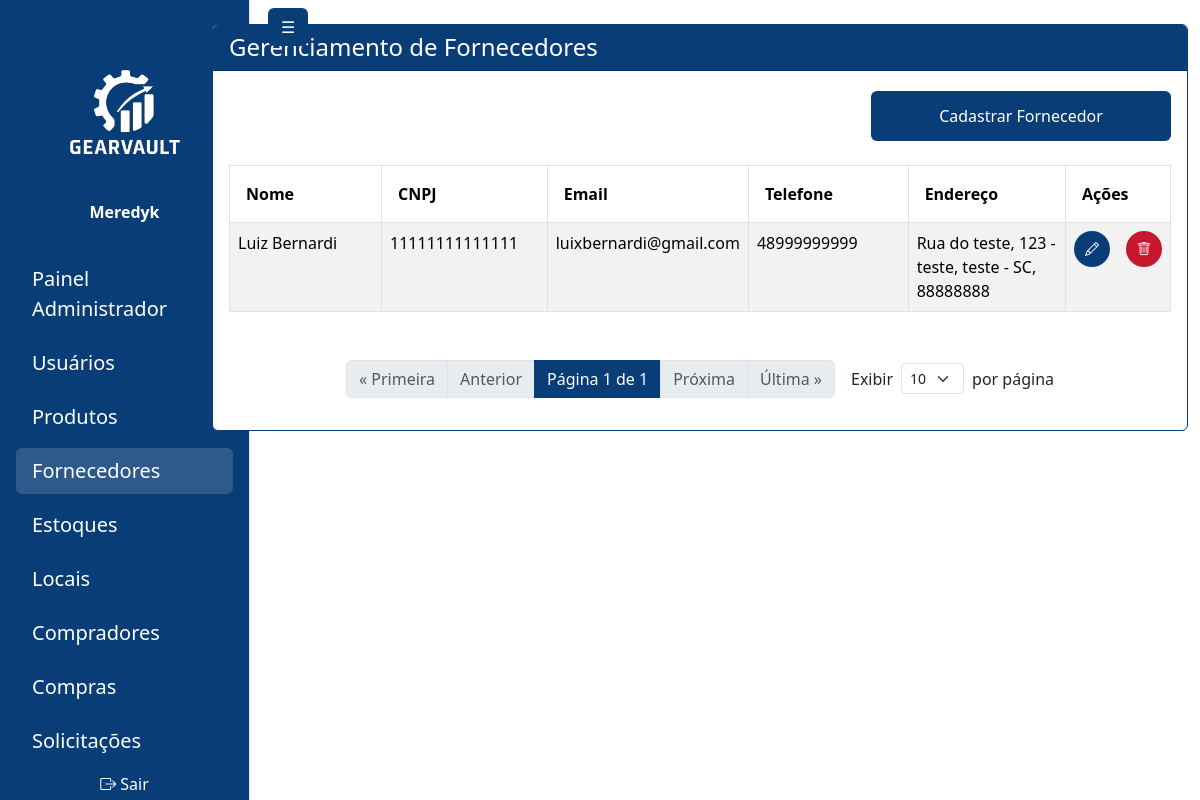
/administrador/fornecedores/ (signed in), run on an earlier commit of the app's database.
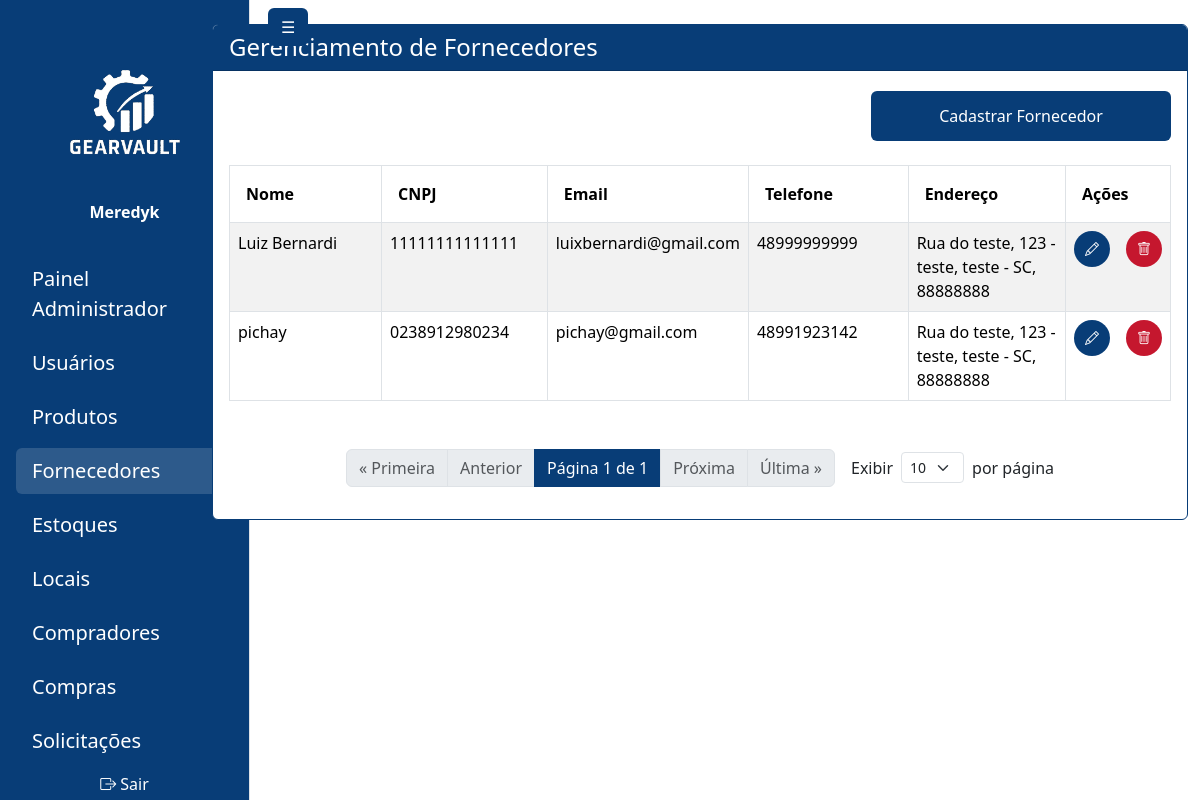
And on a later commit of the database.
### gearvault/models.py (models this page shows, shortened)
class Fornecedor(models.Model):
    nome = models.CharField(max_length=255)
    cnpj = models.CharField(  max_length=14, validators=[
        MinLengthValidator(14),
            MaxLengthValidator(14)
        ], blank=False, null=False)
    email = models.EmailField(blank=False, null=False)
    telefone = models.CharField(max_length=11,  validators=[
            MinLengthValidator(11),
            MaxLengthValidator(11)
        ], blank=False, null=False)
    endereco = models.ForeignKey(Endereco, on_delete=models.SET_NULL, blank=False, null=True)

class Endereco(models.Model):
    logradouro = models.CharField(max_length=255)
    numero = models.CharField(max_length=20)
    complemento = models.CharField(max_length=100, blank=True, null=True)
    bairro = models.CharField(max_length=100)
    cidade = models.CharField(max_length=100)
    estado = models.CharField(max_length=2)
    cep = models.CharField(max_length=8)
    def __str__(self):
        return f"{self.logradouro}, {self.numero} - {self.bairro}, {self.cidade} - {self.estado}, {self.cep}"

### gearvault/views.py (the view, shortened to what this page needs)
# urls.py: path('fornecedores/', views.admin_fornecedor_list, name='admin_fornecedor_list'),
@login_required
@require_http_methods(["GET", "POST"])
def admin_fornecedor_list(request):
    if request.user.profile.role != 'ADMIN':
        return redirect('login')
    per_page = int(request.GET.get('per_page', 10))
    enderecos = Endereco.objects.all()
    fornecedores = Fornecedor.objects.select_related('endereco').all().order_by('id')
    paginator = Paginator(fornecedores, per_page)
    page_number = request.GET.get('page')
    page_obj = paginator.get_page(page_number)
    contexto = {
        'sidebar_links': get_sidebar_links(request.user),
        'fornecedores': page_obj,
        'enderecos': enderecos,
    }
    return render(request, 'pages/admin/fornecedor_list.html', contexto)

### gearvault/views.py (called while the page is built, shortened)
def get_sidebar_links(user):
    role = getattr(user.profile, 'role', None)
    if role == 'ADMIN':
        return [
            {'url': '/administrador/painel/', 'label': 'Painel Administrador'},
            {'url': '/administrador/usuarios/', 'label': 'Usuários'},
            {'url': '/administrador/produtos/', 'label': 'Produtos'},
            {'url': '/administrador/fornecedores/', 'label': 'Fornecedores'},
            {'url': '/administrador/estoques/', 'label': 'Estoques'},
            {'url': '/administrador/locais/', 'label': 'Locais'},
            {'url': '/administrador/compradores/', 'label': 'Compradores'},
            {'url': '/administrador/compras/', 'label': 'Compras'},
            {'url': '/administrador/solicitacoes/',
                'label': 'Solicitações'},
        ]
    return []

### gearvault/templates/pages/admin/fornecedor_list.html (shortened to what the changed rows need)
{% extends 'base.html' %}
{% load static %}
{% block content %}
<div class="container-fluid" id="main-content-panel">
  <div class="row">
    <div class="col-md-2" id="sidebar-panel">
      {% include 'sidebar.html' %}
    </div>
    <div class="col-md-10" id="painel-content">
      <div class="card mt-4 mb-4" style="border: 1px solid #083D77;">
        <div class="card-body">
          <table class="table table-striped table-bordered mt-4">
            <thead>
              <tr>
                <th class="py-3 px-3">Nome</th>
                <th class="py-3 px-3">CNPJ</th>
                <th class="py-3 px-3">Email</th>
                <th class="py-3 px-3">Telefone</th>
                <th class="py-3 px-3">Endereço</th>
                <th class="py-3 px-3">Ações</th>
              </tr>
            </thead>
            <tbody>
            {% for fornecedor in fornecedores %}
          <tr>
            <td class="py-2" style="width: 18.2%;">{{ fornecedor.nome }}</td>
            <td class="py-2" style="width: 18.2%;">{{ fornecedor.cnpj }}</td>
            <td class="py-2" style="width: 18.2%;">{{ fornecedor.email }}</td>
            <td class="py-2" style="width: 18.2%;">{{ fornecedor.telefone }}</td>
            <td class="py-2" style="width: 18.2%;">{{ fornecedor.endereco }}</td>
            <td class="py-2 coluna-acoes" style="width: 9%;">
                <div class="d-flex gap-3 justify-content-center">
                <button class="btn btn-sm rounded-circle text-white d-inline-flex align-items-center justify-content-center"
                    style="width: 36px; height: 36px; background-color: #083D77;"
                    data-bs-toggle="modal"
                    data-bs-target="#editarFornecedorModal"
                    data-fornecedor-id="{{ fornecedor.id }}"
                    data-nome="{{ fornecedor.nome }}"
                    data-cnpj="{{ fornecedor.cnpj }}"
                    data-email="{{ fornecedor.email }}"
                    data-telefone="{{ fornecedor.telefone }}"
                    {% if fornecedor.endereco %}
                    data-logradouro="{{ fornecedor.endereco.logradouro }}"
                    data-numero="{{ fornecedor.endereco.numero }}"
                    data-bairro="{{ fornecedor.endereco.bairro }}"
                    data-complemento="{{ fornecedor.endereco.complemento }}"
                    data-cidade="{{ fornecedor.endereco.cidade }}"
                    data-estado="{{ fornecedor.endereco.estado }}"
                    data-cep="{{ fornecedor.endereco.cep }}"
                    {% endif %}
                    title="Editar">
                    <i class="bi bi-pencil"></i>
                </button>
                <button class="btn btn-sm rounded-circle text-white d-inline-flex align-items-center justify-content-center"
                    style="width: 36px; height: 36px; background-color: #c5172e;"
                    data-bs-toggle="modal"
                    data-bs-target="#excluirFornecedorModal"
                    data-fornecedor-id="{{ fornecedor.id }}"
                    data-nome="{{ fornecedor.nome }}"
                    title="Excluir">
                    <i class="bi bi-trash"></i>
                </button>
                </div>
            </td>
            </tr>
            {% empty %}
              <tr><td colspan="7">Nenhum fornecedor encontrado.</td></tr>
            {% endfor %}
            </tbody>
          </table>
        </div>
      </div>
    </div>
  </div>
</div>
{% endblock %}

### templates/sidebar.html (shortened to what this page needs)
{% load static %}
<div id="sidebar" class="position-fixed top-0 start-0 vh-100 text-white d-flex flex-column pt-5 border-end" style="background-color: #083D77; width: 250px; transition: transform 0.3s ease;">
  <div class="text-center mb-4 pt-3">
    <img src="{% static 'assets/LogoGearvaultBranco.png' %}" alt="Logo GearVault" style="width: 120px;" class="mb-3" />
    <strong class="d-block">{{ user.username }}</strong>
  </div>
  <nav class="flex-grow-1">
    <ul class="nav flex-column px-3">
      {% if sidebar_links %}
        {% for link in sidebar_links %}
          <li class="nav-item mt-2">
            <a href="{{ link.url }}" class="nav-link text-white fs-5 rounded px-3 py-2 link-hover{% if request.path == link.url %} active-link{% endif %}">{{ link.label }}</a>
          </li>
        {% endfor %}
      {% else %}
        <li class="nav-item text-white px-3">Nenhum link disponível</li>
      {% endif %}
    </ul>
  </nav>
  <div class="mt-auto">
    <a href="{% url 'logout' %}" class="text-white d-block px-3 py-2 pb-3 text-decoration-none text-center"><i class="bi bi-box-arrow-right"></i> Sair</a>
  </div>
</div>
<button id="toggleSidebarBtn" type="button" class="btn position-fixed top-0" style="background-color: #083D77;
  color: white; left: 260px; z-index: 1050; transition: left 0.3s ease; margin: 0.5rem;">☰</button>

What changed in the data, as far as the page shows it:
added Fornecedor: nome "pichay", cnpj "0238912980234", email "pichay@gmail.com", telefone "48991923142", endereco "Rua do teste, 123 - teste, teste - SC, 88888888"
